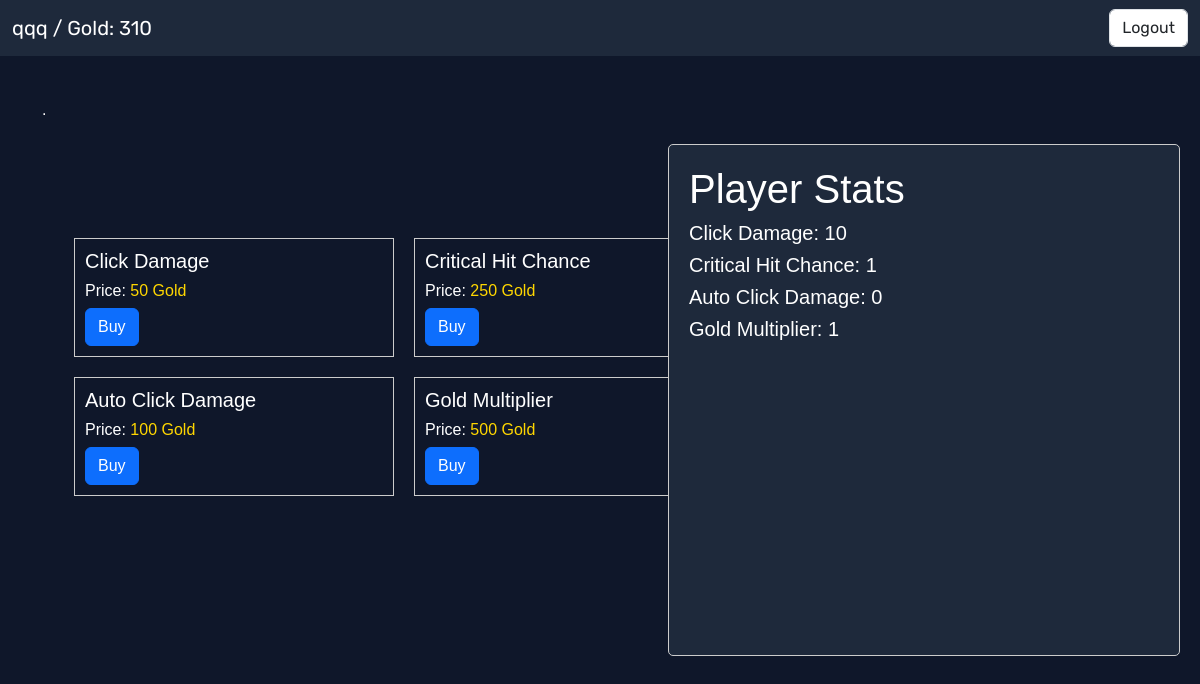
The page /server/index.php (signed in) on the database its author committed.
### tables this page shows
CREATE TABLE `users` (
  `id` int(11) NOT NULL,
  `username` varchar(32) NOT NULL,
  `password` varchar(100) NOT NULL,
  `is_admin` tinyint(1) DEFAULT 0,
  `gold` int(11) DEFAULT 0,
  `level` int(11) DEFAULT 1,
  `damage` int(11) DEFAULT 1,
  `crit_chance` int(11) DEFAULT 1,
  `auto_click_damage` int(11) DEFAULT 0,
  `gold_multiplier` int(11) DEFAULT 1
);

CREATE TABLE `items` (
  `id` int(11) NOT NULL,
  `name` varchar(100) NOT NULL,
  `description` text DEFAULT NULL,
  `image_url` varchar(255) DEFAULT NULL,
  `price` int(10) NOT NULL
);

### server/index.php (the view, shortened to what this page needs)
<?php
require_once "connection.php";
if(isset($_SESSION["username"])) {
    $username = $_SESSION["username"];
    $sql = "SELECT gold, level, is_admin, damage, crit_chance, auto_click_damage, gold_multiplier FROM users WHERE username = ?";
    $stmt = $conn->prepare($sql);
    $stmt->bind_param("s", $username);
    $stmt->execute();
    $stmt->bind_result($gold_value, $level_value, $is_admin, $damage, $crit_chance, $auto_click_damage, $gold_multiplier);
} else {
    echo "Username not found in session";
}
?>
<!DOCTYPE html>
<html lang="en">
<head>
    <link href="https://cdn.jsdelivr.net/npm/bootstrap@5.3.3/dist/css/bootstrap.min.css" rel="stylesheet">
    <link rel="stylesheet" href="styles.css">
</head>
<body>
    <nav class="navbar">
    <div class="container-fluid">
        <a class="navbar-brand"><?php echo $username; ?> / Gold: <?php echo $gold_value; ?></a>
        <form class="form-inline my-2 my-lg-0" action="" method="post">
        <input class="form-control mr-sm-2" type="submit" value="Logout">
        </form>
    </div>
    </nav>
    <?php if (isset($_GET['success'])): ?>
        <div class="alert alert-success" role="alert">
            Purchase successful!
        </div>
    <?php else: ?>
        <div class="alert" role="alert">
            .
        </div>
    <?php endif; ?>
<?php
$itemsQuery = "SELECT id, name, description, image_url, price FROM items";
$result = $conn->query($itemsQuery);
?>
    <div class="item-container">
        <?php if ($result->num_rows > 0): ?>
            <?php foreach ($result as $item): ?>
                <div class="item">
                    <h5><?php echo $item['name']; ?></h5>
                    <h6> Price: <a class="price"><?php echo $item['price']; ?> Gold </a></h6>
                    <form action="buy_item.php" method="post">
                        <input type="submit" class="btn btn-primary" value="Buy">
                    </form>
                </div>
            <?php endforeach; ?>
        <?php endif; ?>
    </div>
    <div class="player-stats">
        <h1>Player Stats</h1>
        <h5>Click Damage: <?php echo $damage; ?></h5>
        <h5>Critical Hit Chance: <?php echo $crit_chance; ?></h5>
        <h5>Auto Click Damage: <?php echo $auto_click_damage; ?></h5>
        <h5>Gold Multiplier: <?php echo $gold_multiplier; ?></h5>
    </div>
</body>
</html>

### server/styles.css (style rules this page uses)
body { font-family: "Cinzel", sans-serif; background-color: rgb(15 23 42); color: white; }
.form-control { font-family: "Rubik", sans-serif; }
.navbar-brand { font-family: "Rubik", sans-serif; }
.navbar { background-color: #1e293b; }
.navbar-brand { color: white; }
.item-container { display: flex; flex-wrap: wrap; padding: 64px; width: 70%; }
.item { margin: 10px; padding: 10px; border: 1px solid #ccc; width: 320px; display: flex; flex-direction: column; justify-content: space-between; }
.price { color: gold; text-decoration: none; }
.player-stats { position: fixed; top: 50%; right: 20px; transform: translateY(-50%); border: 1px solid #ccc; border-radius: 5px; background-color: #1e293b; margin: auto; padding: 20px; width: 512px; height: 512px; }
.alert { margin: 25px; }

### rows shown on the page
users: gold "310", damage "10", crit_chance "1", auto_click_damage "0", gold_multiplier "1"
items: name "Click Damage", price "50"
items: name "Critical Hit Chance", price "250"
items: name "Auto Click Damage", price "100"
items: name "Gold Multiplier", price "500"

### other values the page prints
$username "qqq"
